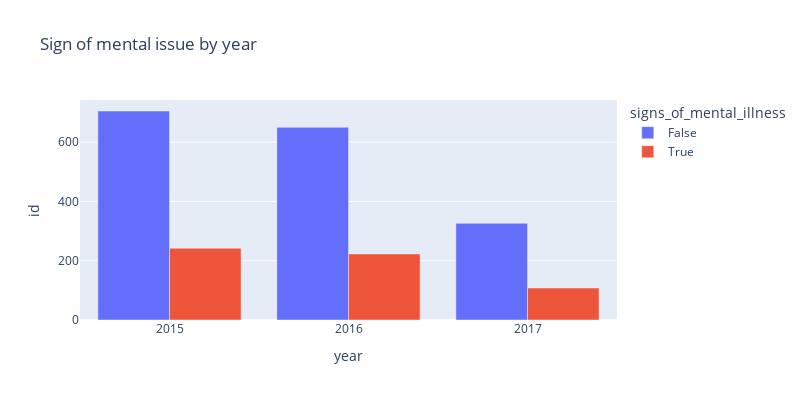

This figure's notebook cell:
### Code cell
fig = px.bar(data_frame=temp,
             x='year',
             y='id',
             title='Sign of mental issue by year',
             color='signs_of_mental_illness',
             barmode='group',
             width=800,
             height=400)

fig.show()

### Figure 1 — Plotly figure (JSON) as saved in the notebook; plotly's stock layout.template omitted (floating-point values rounded to 4 significant figures)
{"data": [{"alignmentgroup": "True", "hovertemplate": "signs_of_mental_illness=False<br>year=%{x}<br>id=%{y}<extra></extra>", "legendgroup": "False", "marker": {"color": "#636efa", "pattern": {"shape": ""}}, "name": "False", "offsetgroup": "False", "orientation": "v", "showlegend": true, "textposition": "auto", "type": "bar", "x": [2015, 2016, 2017], "xaxis": "x", "y": [705, 650, 326], "yaxis": "y"}, {"alignmentgroup": "True", "hovertemplate": "signs_of_mental_illness=True<br>year=%{x}<br>id=%{y}<extra></extra>", "legendgroup": "True", "marker": {"color": "#EF553B", "pattern": {"shape": ""}}, "name": "True", "offsetgroup": "True", "orientation": "v", "showlegend": true, "textposition": "auto", "type": "bar", "x": [2015, 2016, 2017], "xaxis": "x", "y": [242, 223, 108], "yaxis": "y"}], "layout": {"barmode": "group", "height": 400, "legend": {"title": {"text": "signs_of_mental_illness"}, "tracegroupgap": 0}, "title": {"text": "Sign of mental issue by year"}, "width": 800, "xaxis": {"anchor": "y", "domain": [0, 1], "title": {"text": "year"}}, "yaxis": {"anchor": "x", "domain": [0, 1], "title": {"text": "id"}}}}
